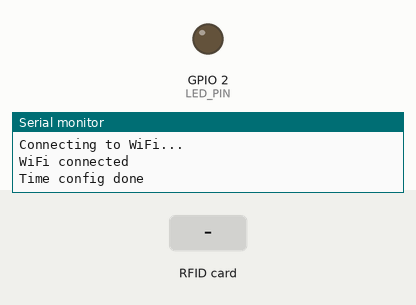
The sketch below on a simulated ESP32. Parts: output pins drawn as LEDs (lit = HIGH), the last lines printed to the serial monitor. The test bench sets the inputs (shaded band). WiFi joins after 1.5 s; servers stay silent unless stated; uploads are accepted with an empty reply; the local clock reads 2024-03-15 10:24:30 at power-on unless the sketch sets it.

Above: at 3.2 s.
3.3 s: RFID card 93 85 2E DA held to the reader
At 4.6 s:
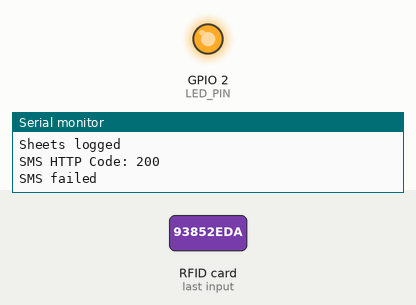
Timing chart, 0 to 10.2 s (numbered marks = the images above; inputs shaded):
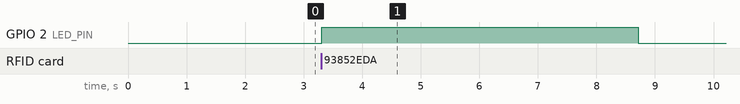

The sketch:

RFID_Project.ino
```cpp
#include <SPI.h>
#include <MFRC522.h>
#include <WiFi.h>
#include <HTTPClient.h>
#include <base64.h>
#include "time.h"

const char* ntpServer = "pool.ntp.org";
const long gmtOffset_sec = 19800;      // IST = UTC+5:30 -> 5*3600 + 1800
const int daylightOffset_sec = 0;


#define SS_PIN 5
#define RST_PIN 21
#define LED_PIN 2

MFRC522 rfid(SS_PIN, RST_PIN);

// WiFi credentials
const char* ssid = "WiFi SSID";
const char* password = "WiFi PASSWORD";

// Twilio credentials
const char* accountSid = "Twilio Account ID";
const char* authToken = "TWilio Account Authentication Token";
const char* twilioNumber = "Sender Number";
const char* adminNumber = "Receiver Number";

// Google Sheets webhook
const char* sheetsUrl = "google_sheets_URL";

// Student database
struct Student {
  String uid;
  String name;
  String srn;
};

Student students[] = {
  {"33C9F28", "Ashik", "R23EI008"},
  {"93852EDA", "Piyush", "R23EI029"},
  {"23A5DC13", "Chandru Prasad", "R23EI013"}
};
const int numStudents = 3;

void setup() {
  Serial.begin(115200);
  SPI.begin();
  rfid.PCD_Init();
  pinMode(LED_PIN, OUTPUT);

  WiFi.begin(ssid, password);
  while (WiFi.status() != WL_CONNECTED) {
    delay(1000);
    Serial.println("Connecting to WiFi...");
  }
  Serial.println("WiFi connected");

  configTime(gmtOffset_sec, daylightOffset_sec, ntpServer);
Serial.println("Time config done");

}

void loop() {
  if (!rfid.PICC_IsNewCardPresent() || !rfid.PICC_ReadCardSerial()) {
    return;
  }

  String uid = "";
  for (byte i = 0; i < rfid.uid.size; i++) {
    uid += String(rfid.uid.uidByte[i], HEX);
    uid.toUpperCase();
  }

  Serial.println("UID: " + uid);

  Student* matchedStudent = nullptr;
  for (int i = 0; i < numStudents; i++) {
    if (students[i].uid == uid) {
      matchedStudent = &students[i];
      break;
    }
  }

  if (matchedStudent != nullptr) {
    digitalWrite(LED_PIN, HIGH);

   struct tm timeinfo;
if (!getLocalTime(&timeinfo)) {
  Serial.println("Failed to get time");
  return;
}

char dateBuf[11];  // DD/MM/YYYY
char timeBuf[9];   // HH:MM:SS
strftime(dateBuf, sizeof(dateBuf), "%d/%m/%Y", &timeinfo);
strftime(timeBuf, sizeof(timeBuf), "%H:%M:%S", &timeinfo);

String date = String(dateBuf);
String time = String(timeBuf);

// now call your functions with real IST date/time
sendToSheets(uid, matchedStudent->name, matchedStudent->srn, date, time);
sendSMS(matchedStudent->name, matchedStudent->srn, date, time);


    delay(5000);
    digitalWrite(LED_PIN, LOW);
  } else {
    Serial.println("Unauthorized UID");
  }

  rfid.PICC_HaltA();
  rfid.PCD_StopCrypto1();
}

void sendToSheets(String uid, String name, String srn, String date, String time) {
  if (WiFi.status() == WL_CONNECTED) {
    HTTPClient http;
    http.begin(sheetsUrl);
    http.addHeader("Content-Type", "application/json");

    String json = "{\"uid\":\"" + uid + "\",\"name\":\"" + name + "\",\"srn\":\"" + srn + "\",\"date\":\"" + date + "\",\"time\":\"" + time + "\"}";
    int httpCode = http.POST(json);

    if (httpCode > 0) {
      Serial.println("Sheets logged");
    }
    http.end();
  }
}

void sendSMS(String name, String srn, String date, String time) {
  if (WiFi.status() == WL_CONNECTED) {
    HTTPClient http;
    String url = "https://api.twilio.com/2010-04-01/Accounts/" + String(accountSid) + "/Messages.json";
    http.begin(url);

    // Basic Auth header (SID:Token base64 encoded)
    String auth = String(accountSid) + ":" + String(authToken);
    http.addHeader("Authorization", "Basic " + base64::encode(auth.c_str()));
    http.addHeader("Content-Type", "application/x-www-form-urlencoded");

    String body = "To=" + String(adminNumber) +
                  "&From=" + String(twilioNumber) +
                  "&Body=Student%20" + name + "%20(" + srn + ")%20marked%20Present%20on%20" +
                  date + "%20at%20" + time;

    int httpCode = http.POST(body);
    Serial.println("SMS HTTP Code: " + String(httpCode));

    if (httpCode == 201) {
      Serial.println("SMS sent successfully");
    } else {
      Serial.println("SMS failed");
    }
    http.end();
  }
}
```

Measured:
- after the input at 3.3 s, GPIO 2 (LED_PIN): LOW → HIGH at once, → LOW 5.4 s later
